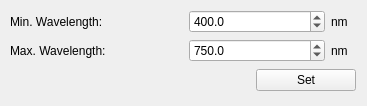
<?xml version="1.0" encoding="UTF-8"?>
<ui version="4.0">
 <class>PanelSetWavelengthRanges</class>
 <widget class="QWidget" name="PanelSetWavelengthRanges">
  <property name="geometry">
   <rect>
    <x>0</x>
    <y>0</y>
    <width>367</width>
    <height>106</height>
   </rect>
  </property>
  <property name="windowTitle">
   <string>Select a Wavelength</string>
  </property>
  <widget class="QWidget" name="horizontalLayoutWidget">
   <property name="geometry">
    <rect>
     <x>10</x>
     <y>60</y>
     <width>351</width>
     <height>41</height>
    </rect>
   </property>
   <layout class="QHBoxLayout" name="horizontalLayout">
    <item>
     <spacer name="horizontalSpacer">
      <property name="orientation">
       <enum>Qt::Horizontal</enum>
      </property>
      <property name="sizeType">
       <enum>QSizePolicy::Expanding</enum>
      </property>
      <property name="sizeHint" stdset="0">
       <size>
        <width>20</width>
        <height>18</height>
       </size>
      </property>
     </spacer>
    </item>
    <item>
     <widget class="QPushButton" name="button_apply">
      <property name="minimumSize">
       <size>
        <width>100</width>
        <height>0</height>
       </size>
      </property>
      <property name="focusPolicy">
       <enum>Qt::NoFocus</enum>
      </property>
      <property name="toolTip">
       <string>Set Wavelength</string>
      </property>
      <property name="text">
       <string>Set</string>
      </property>
     </widget>
    </item>
    <item>
     <spacer name="horizontalSpacer_2">
      <property name="orientation">
       <enum>Qt::Horizontal</enum>
      </property>
      <property name="sizeType">
       <enum>QSizePolicy::Fixed</enum>
      </property>
      <property name="sizeHint" stdset="0">
       <size>
        <width>5</width>
        <height>18</height>
       </size>
      </property>
     </spacer>
    </item>
   </layout>
  </widget>
  <widget class="QWidget" name="gridLayoutWidget">
   <property name="geometry">
    <rect>
     <x>10</x>
     <y>10</y>
     <width>351</width>
     <height>52</height>
    </rect>
   </property>
   <layout class="QGridLayout" name="gridLayout">
    <item row="0" column="2">
     <layout class="QHBoxLayout" name="horizontalLayout_2">
      <item>
       <widget class="QDoubleSpinBox" name="doubleSpinBox_minWset">
        <property name="minimumSize">
         <size>
          <width>100</width>
          <height>0</height>
         </size>
        </property>
        <property name="decimals">
         <number>1</number>
        </property>
        <property name="maximum">
         <double>1000.000000000000000</double>
        </property>
        <property name="singleStep">
         <double>0.100000000000000</double>
        </property>
        <property name="value">
         <double>400.000000000000000</double>
        </property>
       </widget>
      </item>
      <item>
       <widget class="QLabel" name="label">
        <property name="sizePolicy">
         <sizepolicy hsizetype="Fixed" vsizetype="Preferred">
          <horstretch>0</horstretch>
          <verstretch>0</verstretch>
         </sizepolicy>
        </property>
        <property name="minimumSize">
         <size>
          <width>30</width>
          <height>0</height>
         </size>
        </property>
        <property name="text">
         <string>nm</string>
        </property>
       </widget>
      </item>
     </layout>
    </item>
    <item row="1" column="2">
     <layout class="QHBoxLayout" name="horizontalLayout_3">
      <item>
       <widget class="QDoubleSpinBox" name="doubleSpinBox_maxWset">
        <property name="minimumSize">
         <size>
          <width>100</width>
          <height>0</height>
         </size>
        </property>
        <property name="decimals">
         <number>1</number>
        </property>
        <property name="maximum">
         <double>2000.000000000000000</double>
        </property>
        <property name="singleStep">
         <double>0.100000000000000</double>
        </property>
        <property name="value">
         <double>750.000000000000000</double>
        </property>
       </widget>
      </item>
      <item>
       <widget class="QLabel" name="label_2">
        <property name="sizePolicy">
         <sizepolicy hsizetype="Fixed" vsizetype="Preferred">
          <horstretch>0</horstretch>
          <verstretch>0</verstretch>
         </sizepolicy>
        </property>
        <property name="minimumSize">
         <size>
          <width>30</width>
          <height>0</height>
         </size>
        </property>
        <property name="text">
         <string>nm</string>
        </property>
       </widget>
      </item>
     </layout>
    </item>
    <item row="0" column="1">
     <widget class="QLabel" name="label_3">
      <property name="text">
       <string>Min. Wavelength:</string>
      </property>
     </widget>
    </item>
    <item row="1" column="1">
     <widget class="QLabel" name="label_4">
      <property name="text">
       <string>Max. Wavelength:</string>
      </property>
     </widget>
    </item>
   </layout>
  </widget>
 </widget>
 <tabstops>
  <tabstop>button_apply</tabstop>
 </tabstops>
 <resources/>
 <connections/>
</ui>
